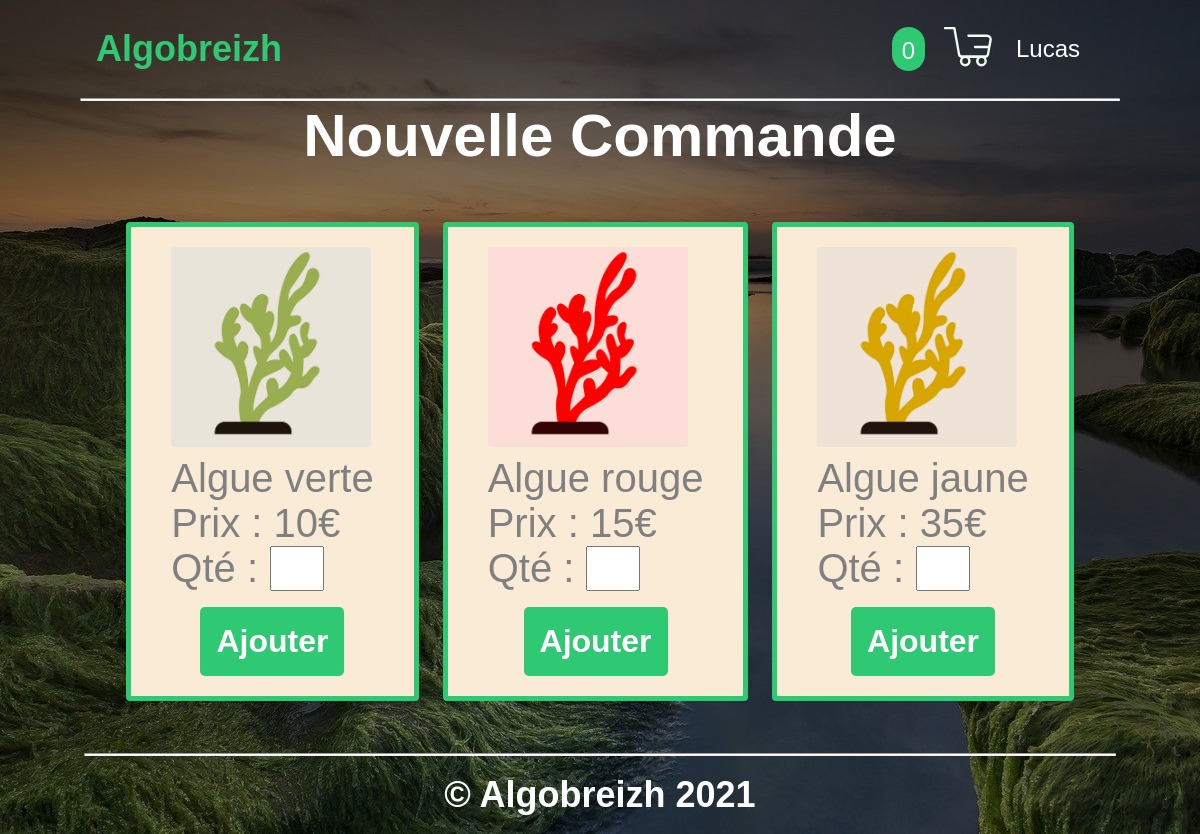
The app's page /index.php?action=new-order (signed in) with its own data.
### tables this page shows
CREATE TABLE `products` (
  `product_id` int PRIMARY KEY AUTO_INCREMENT,
  `ref` varchar(50),
  `price` int,
  `pic` varchar(50)
);

### Controler/OrderControler.php (called while the page is built, shortened)
<?php
require_once 'View/View.php';
require_once 'Model/Order.php';
class OrderControler {
    private $order;
    public function __construct() {
        $this->order = new Order();
    }
    public function newOrder() {
      $vue = new View("newOrder");
      $products = $this->order->getAllProducts();
      $vue->generate(array('products' => $products));
    }
}

### index.php (called while the page is built, shortened)
<?php
$routeur = new Router();
$routeur->routeRequest();
?>

### Model/Order.php (called while the page is built, shortened)
<?php
require_once 'Model/Model.php';
class Order extends Model {
    public function getAllProducts() {
      $sql = "SELECT *
              FROM products as p";
      $product_list = $this->executeRequest($sql);
      return $product_list;
    }
}

### Model/Model.php (called while the page is built)
<?php
abstract class Model {
    private $db;
    protected function executeRequest($sql, $params = null) {
        if ($params == null) {
            $result = $this->getDb()->query($sql);
        }
        else {
            $result = $this->getDb()->prepare($sql);
            $result->execute($params);
        }
        return $result;
    }
    private function getDb() {
        if ($this->db == null) {
            if ($_SERVER['SERVER_NAME'] == '') {
                $host = 'mysql';
                $dbname = 'algobreizh';
                $user = 'algobreizh';
                $mdp = 'algobreizh';
            }
            else {
                $host = '91.216.107.183';
                $dbname = 'lucas1515870';
                $user = 'lucas1515870';
                $mdp = '2pwwgz8dkk';
            }
            $this->db = new PDO("mysql:host={$host};dbname={$dbname};charset=utf8",
                    "{$user}", "{$mdp}",
                    array(PDO::ATTR_ERRMODE => PDO::ERRMODE_EXCEPTION));
        }
        return $this->db;
    }
}

### View/newOrderView.php (the view, shortened to what this page needs)
<div class="content">
  <h2 id="azert">Nouvelle Commande</h2>
  <section id="new-order-products-list">
    <?php foreach ($products as $product): ?>
    <div class="product-card">
      <form id="form-add-to-cart-_<?= $product['product_id'] ?>" class="add-to-cart-form" action="index.php?action=add-to-cart&product_id=<?= $product['product_id'] ?>"  method="post">
        <img class="product-icon" src="./content/pics/<?= $product['pic'] ?>.jpeg" alt="<?= $product['pic'] ?>">
        <p><?= $product['ref'] ?></p>
        <p>Prix : <?= $product['price'] ?>€</p>
        <div class="qte-line">
          <p class='qte-p'>Qté : </p> <input id="qty" name='qty' class="input-qty input-qty_<?= $product['product_id'] ?>" type="number" min="1" max="50">
        </div>
        <div class="add-btn-div">
          <button type='submit' class='button add-button'>Ajouter</button>
        </div>
      </form>
    </div>
    <?php endforeach; ?>
  </section>
</div>

### Content/style.css (style rules this page uses)
*, html { margin: 0; padding: 0; color: white; }
.content { padding: 0 1em; }
body { color: #bfbfbf; background: black; background-image: url('./pics/background-algue2.jpg'); background-position: center; background-repeat: no-repeat; background-attachment: fixed; font-family: sans-serif; display: flex; flex-direction: column; justify-content: space-between; min-height: 99vh; }
.content { display: flex; justify-content: center; text-align: center; flex-direction: column; font-size: 2.5em; }
.button { font-size: 1em; background-color:rgba(0, 0, 0, 0); color: white; border-radius: 10em; padding: 0.5em; border-color: white; font-weight: bold; border-width: 0; border-radius: 5px; border-style: solid; background: #2fc974; color: #fff; }

### Content/order.css (style rules this page uses)
section { padding: 1em; text-align: left; max-width: 10000px; margin: auto; }
.add-button { font-size: 0.8em; margin-top: 0.5em; }
.add-btn-div { text-align: center; }
.product-icon { width:200px; border-radius: 4px; }
#new-order-products-list { display: flex; }
.product-card { padding: 0.5em 1em; margin: 0.3em; border: 5px solid #2fc974; background-color: antiquewhite; border-radius: 4px; }
.product-card > form > p { color: grey; }
.input-qty { width: 50px; color: black; text-align: center; }
.qte-line { display: flex; color: grey; }
.qte-p { margin-right: 0.3em; color: grey; }

### records on screen
products: pic (picture), ref "Algue verte", price "10"
products: pic (picture), ref "Algue rouge", price "15"
products: pic (picture), ref "Algue jaune", price "35"

### other values on screen
$cartLinesNb "0"
$_SESSION['name'] "Lucas"
